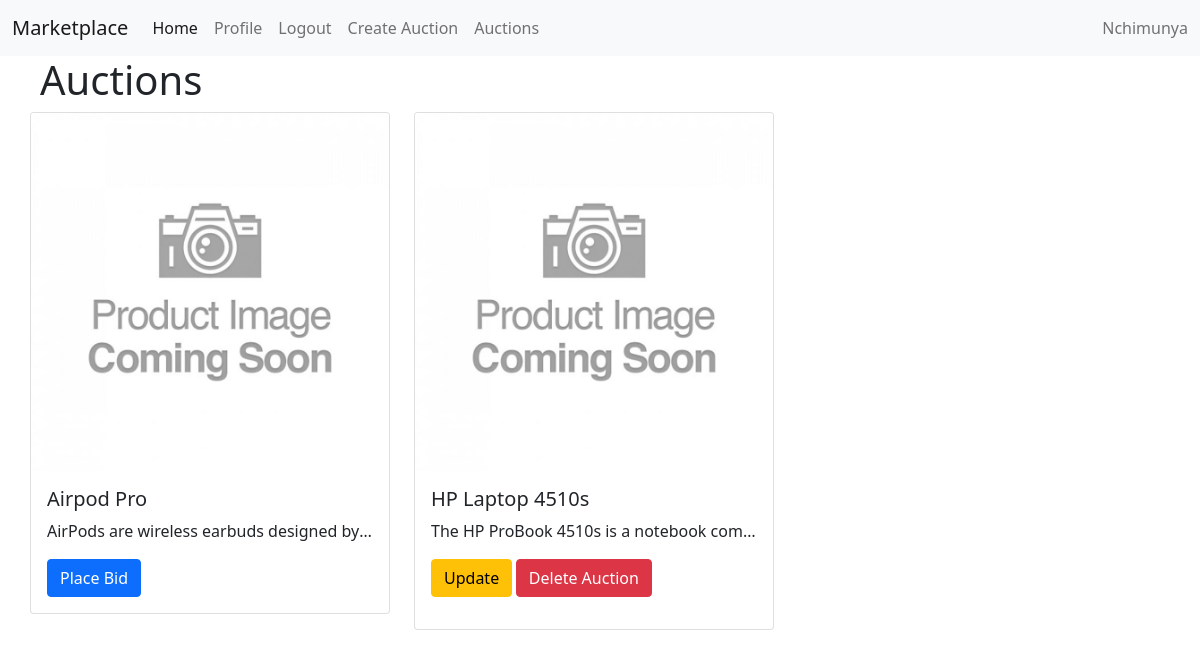
The app's page /auction (signed in) with its own data.
### models.py (models this page shows, shortened)
class User(db.Model, UserMixin):
    __tablename__ = 'users'
    id = db.Column(db.Integer, primary_key=True)
    username = db.Column(db.String(100), unique=True, nullable=False)
    email = db.Column(db.String(100), unique=True, nullable=False)
    password = db.Column(db.String(100), nullable=False)
    auctions = relationship('Auction', back_populates='user')

class Auction(db.Model):
    __tablename__ = 'auctions'
    id = db.Column(db.Integer, primary_key=True)
    title = db.Column(db.String(255), nullable=False)
    description = db.Column(db.Text)
    initial_bid = db.Column(db.Float, nullable=False)
    end_date = db.Column(db.DateTime, nullable=False)
    user_id = db.Column(db.Integer, ForeignKey('users.id'), nullable=False)
    user = relationship('User', back_populates='auctions')

### app.py (the view)
@app.route('/auction', methods=['GET'])
@login_required
def list_auctions():
    auctions = Auction.query.all()
    return render_template('list_auctions.html', auctions=auctions)

### app.py (called while the page is built)
@login_manager.user_loader
def load_user(user_id):
    return User.query.get(int(user_id))

def login_required(view_func):
    @wraps(view_func)
    def wrapped_view(*args, **kwargs):
        if 'access_token' not in session:
            return redirect(url_for('landing_page'))
        return view_func(*args, **kwargs)
    return wrapped_view

### templates/list_auctions.html (shortened to what this page needs)
{% extends 'base.html' %}
{% block content %}
<div class="list-group container">
    <h1 style="margin-left: 10px;">Auctions</h1>
    <div class="row row-cols-1 row-cols-md-3 g-4">
        {% for auction in auctions %}
            <div class="col">
              <div class="card">
                <img src="{{ url_for('static', filename='img/placeholder.jpg')}}" class="card-img-top" alt="placeholder for auctions">
                <div class="card-body">
                    <h5 class="card-title">{{ auction.title }}</h5>
                    <p class="card-text text-truncate">{{ auction.description }}</p>
                  <p class="card-text">
                    <small class="text-body-secondary">
                        {% if current_user and auction.user_id == current_user.id %}
                            <form action="{{ url_for('delete_auction', auction_id=auction.id) }}" style="display: flex; justify-content: flex-start; align-items: center;" method="post">
                              <a href="{{ url_for('update_auction', auction_id=auction.id) }}" class="btn btn-warning">Update</a>
                              <button type="submit" class="btn btn-danger">Delete Auction</button>
                            </form>
                        {% else %}
                            <a href="{{ url_for('place_bid', auction_id=auction.id) }}" class="btn btn-primary">Place Bid</a>
                        {% endif %}
                    </small>
                  </p>
                </div>
              </div>
            </div>
        {% endfor %}
    </div>
</div>
{% endblock %}

### templates/base.html (shortened to what this page needs)
<!DOCTYPE html>
<html>
<head>
  <link rel="stylesheet" href="{{ url_for('static', filename='css/styles.css')}}">
  <link href="https://cdn.jsdelivr.net/npm/bootstrap@5.1.3/dist/css/bootstrap.min.css" rel="stylesheet">
</head>
<body>
  {% if not is_landing_page %}
  <nav class="navbar navbar-expand-lg navbar-light bg-light">
    <div class="container-fluid">
      <a class="navbar-brand" href="{{ url_for('list_auctions') }}">Marketplace</a>
      <div class="collapse navbar-collapse" id="navbarText">
        {% if session['access_token'] %}
        <ul class="navbar-nav me-auto mb-2 mb-lg-0">
          <li class="nav-item">
            <a class="nav-link active" aria-current="page" href="{{ url_for('list_auctions') }}">Home</a>
          </li>
          <li class="nav-item">
            <a class="nav-link" href="{{ url_for('profile') }}">Profile</a>
          </li>
          <li class="nav-item">
            <a class="nav-link" href="{{ url_for('logout') }}">Logout</a>
          </li>
          <li class="nav-item">
            <a class="nav-link" href="{{ url_for('auctions') }}">Create Auction</a>
          </li>
          <li class="nav-item">
            <a class="nav-link" href="{{ url_for('list_auctions') }}">Auctions</a>
          </li>
        </ul>
        <span class="navbar-text">
          {{ session['username'] }}
        </span>
        {% endif %}
      </div>
    </div>
  </nav>
  {% endif %}
    <div>
        {% block content %}{% endblock %}
    </div>
</body>

### static/css/styles.css (style rules this page uses)
body { font-family: 'Poppins', sans-serif; margin: 0; padding: 0; }
img { max-width: 100%; max-height: 100%; overflow: hidden; object-fit: cover; }

### records on screen
User: username "Nchimunya"
Auction: title "Airpod Pro", description "AirPods are wireless earbuds designed by…"
Auction: title "HP Laptop 4510s", description "The HP ProBook 4510s is a notebook com…"
